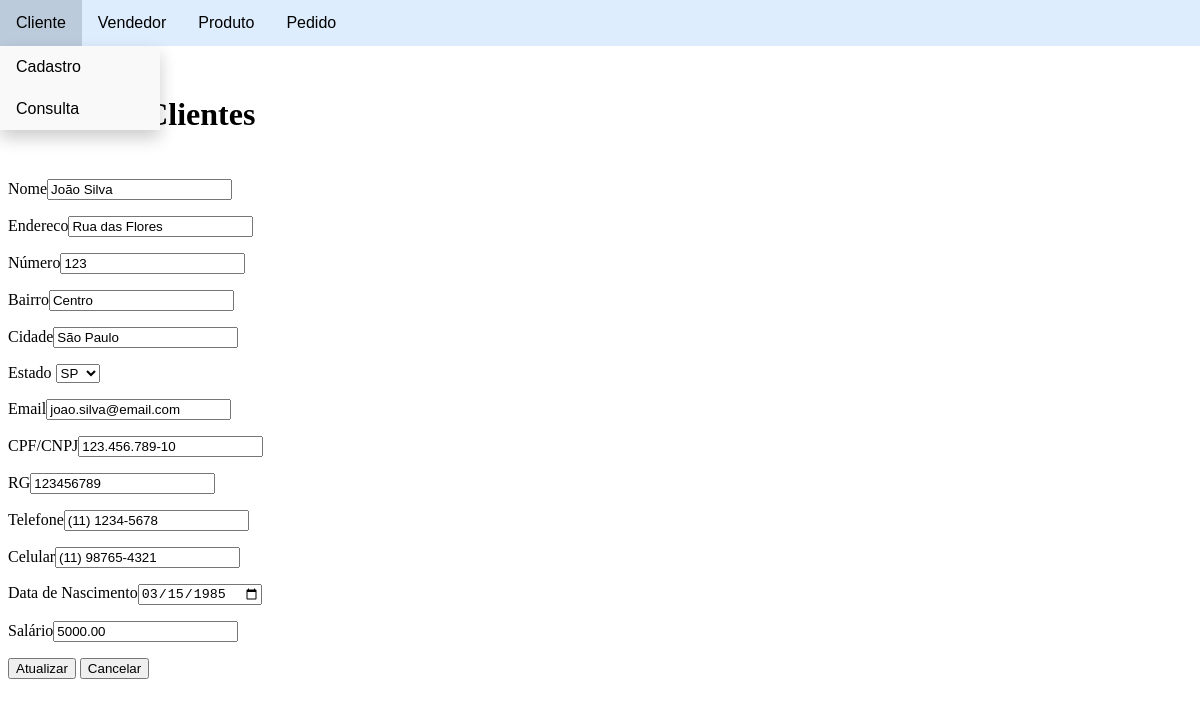
Screenshot of /cliente/atualizarCliente.php?id=1 with the database file from the repository.
### tables this page shows
CREATE TABLE tb_cliente(
    id INTEGER AUTO_INCREMENT PRIMARY KEY,
    nome VARCHAR(100),
    endereco VARCHAR(100),
    numero VARCHAR(10),
    bairro VARCHAR(100),
    cidade VARCHAR(100),
    estado CHAR(2),
    email VARCHAR(100),
    cpf_cnpj VARCHAR(14),
    rg VARCHAR(9),
    telefone VARCHAR(15),
    celular VARCHAR(15),
    data_nasc DATE,
    salario NUMERIC(12,2)
) engine INNODB;

### cliente/atualizarCliente.php (the view, shortened to what this page needs)
<?php
if (isset($_GET['id'])) {
    include('../conexao.php');
    $id=$_GET['id'];
    $query="SELECT * FROM tb_cliente WHERE id=$id";
    $result=mysqli_query($con,$query);
    $row=mysqli_fetch_assoc($result);
?>
<!DOCTYPE html>
<html lang="pt-BR">
<head>
</head>
<body>
    <h1>Atualizar Clientes</h1>
    <?php include('../navbar.php') ?>
    <form method="POST">
        <div class="formulario">
            <p><label>Nome<input type="text" maxlength="100" name="nome" value="<?php echo $row['nome']; ?>"></label></p>
            <p><label>Endereco<input type="text" maxlength="100" name="endereco" value="<?php echo $row['endereco']; ?>"></label></p>
            <p><label>Número<input type="text" maxlength="10" name="numero" value="<?php echo $row['numero']; ?>"></label></p>
            <p><label>Bairro<input type="text" maxlength="100" name="bairro" value="<?php echo $row['bairro']; ?>"></label></p>
            <p><label>Cidade<input type="text" maxlength="100" name="cidade" value="<?php echo $row['cidade']; ?>"></label></p>
            <p><label>Estado
            <select name="estado">
                <?php $estado = isset($row['estado']) ? strtoupper($row["estado"]) : ''?>
                <option value="sp"<?php if ($estado == "SP") echo " selected"; ?>>SP</option>
            </select></label></p>
            <p><label>Email<input type="email" maxlength="100" name="email" value="<?php echo $row['email']; ?>"></label></p>
            <p><label>CPF/CNPJ<input type="text" maxlength="14" name="cpf_cnpj" value="<?php echo $row['cpf_cnpj']; ?>"></label></p>
            <p><label>RG<input type="text" maxlength="9" name="rg" value="<?php echo $row['rg']; ?>"></label></p>
            <p><label>Telefone<input type="text" maxlength="10" name="telefone" value="<?php echo $row['telefone']; ?>"></label></p>
            <p><label>Celular<input type="text" maxlength="11" name="celular" value="<?php echo $row['celular']; ?>"></label></p>
            <p><label>Data de Nascimento<input type="date" name="data_nasc" value="<?php echo $row['data_nasc']; ?>"></label></p>
            <p><label>Salário<input type="number" step="200" name="salario" value="<?php echo $row['salario']; ?>"></label></p>
        </div>
        <div class="botoes">
            <input type="submit" name="atualizar" value="Atualizar">
            <input type="submit" name="cancelar" value="Cancelar">
        </div>
    </form>
    <?php
    }
    ?>

### navbar.php (style rules this page uses)
h1 { margin:3em 0 0 0; }

### rows the page displays
tb_cliente: nome "João Silva", endereco "Rua das Flores", numero "123", bairro "Centro", cidade "São Paulo", estado "SP", email "joao.silva@email.com", cpf_cnpj "123.456.789-10", rg "123456789", telefone "(11) 1234-5678", celular "(11) 98765-4321", data_nasc "03/15/1985", salario "5000.00"
